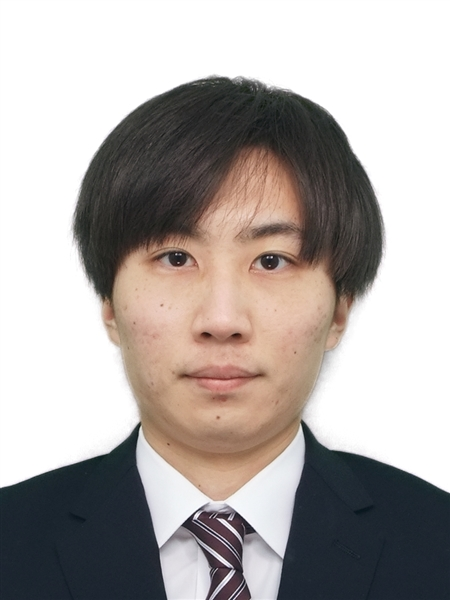
#> input picture images/idphoto.jpg, 450 x 600 px, found by its file name
$ python color_detect.py
#> lines starting #> are read from the running program, lines starting #| are printed output that depends on the picture; after the words box and inside, x2 and y2 are one past the last pixel; in counts of white or black regions, pixels touching at a corner belong together
# 2023/03/28
# 髪の毛を検出したい

#!/usr/bin/env python3

import cv2 as cv
import numpy as np

img = cv.imread("/home/ubuntu/ros_ren/images/idphoto.jpg")
#> img is the input picture: shape (600, 450, 3); mean B, G, R 165.4, 168.2, 174.5

hsv = cv.cvtColor(img, cv.COLOR_BGR2HSV)
#> hsv: shape (600, 450, 3); mean H, S, V 33.3, 36.4, 177.9


# 赤は２つ必要
frame_mask1 = cv.inRange(hsv, np.array([0, 64, 0]), np.array([30, 255, 255]))
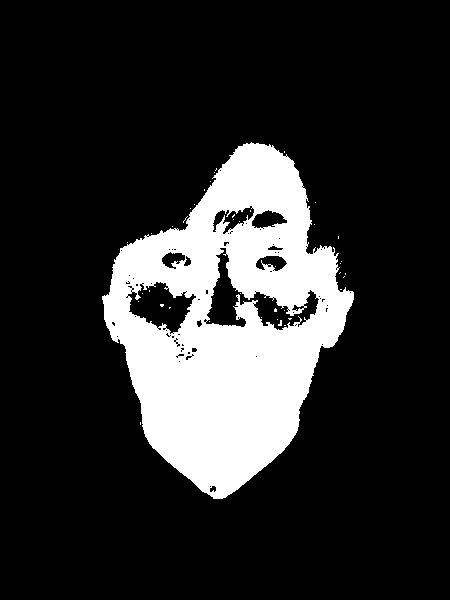
#> frame_mask1: shape (600, 450); 17.8% white; 41 white regions (40 under 20 px), largest, box (x1, y1, x2, y2) and area: (102, 142, 354, 499) 48069
frame_mask2 = cv.inRange(hsv, np.array([150, 64, 0]), np.array([180, 255, 255]))
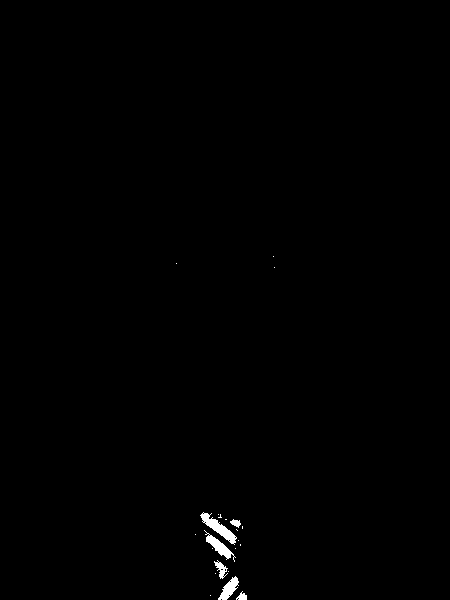
#> frame_mask2: shape (600, 450); 0.43% white; 22 white regions (16 under 20 px), largest, box (x1, y1, x2, y2) and area: (200, 512, 237, 545) 376, (204, 530, 236, 562) 279, (218, 576, 239, 600) 239, (214, 560, 228, 579) 115, (236, 591, 247, 600) 58, (230, 519, 241, 528) 57

# 緑
frame_mask3 = cv.inRange(hsv, np.array([30, 64, 0]), np.array([90, 255, 255]))
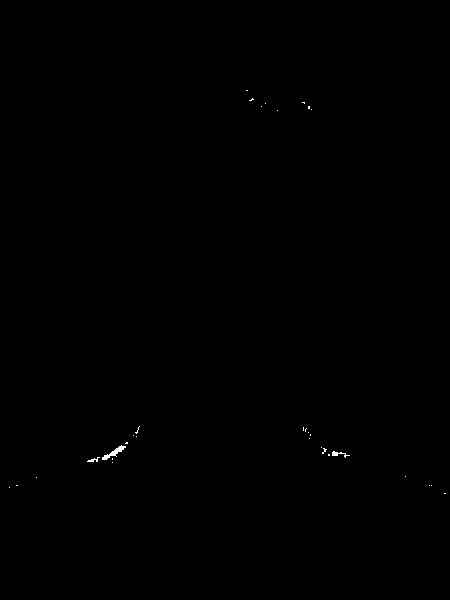
#> frame_mask3: shape (600, 450); 0.1% white; 32 white regions (29 under 20 px), largest, box (x1, y1, x2, y2) and area: (102, 445, 126, 460) 112, (332, 451, 350, 458) 46, (87, 457, 100, 462) 29

# 青
frame_mask4 = cv.inRange(hsv, np.array([90, 64, 0]), np.array([150, 255, 255]))
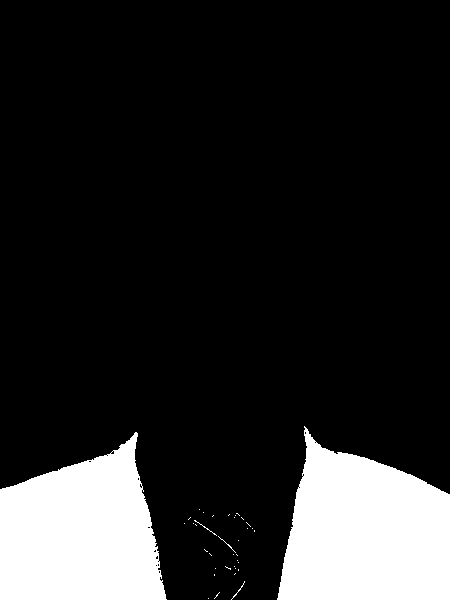
#> frame_mask4: shape (600, 450); 15.7% white; 37 white regions (32 under 20 px), largest, box (x1, y1, x2, y2) and area: (277, 426, 450, 600) 21764, (0, 432, 167, 600) 20460, (194, 520, 217, 536) 27, (231, 581, 245, 600) 25, (218, 536, 236, 553) 22

# 髪の毛の黒い部分を検出したい
frame_mask = frame_mask1 + frame_mask2 + frame_mask3 + frame_mask4
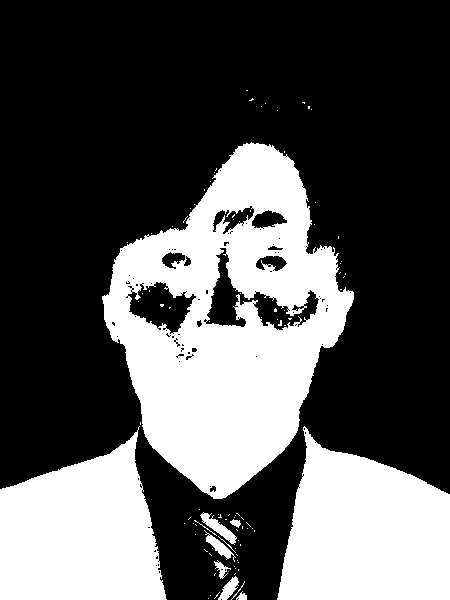
#> frame_mask: shape (600, 450); min 0, max 255, mean 86.7

# 論理演算で色検出
dst = cv.bitwise_and(img, img, mask = frame_mask)
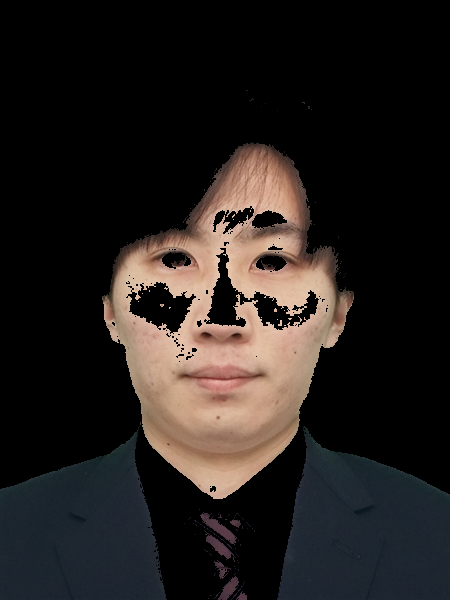
#> dst: shape (600, 450, 3); mean B, G, R 29.4, 31.9, 37.1

cv.imshow("img", dst)

if cv.waitKey(0) & 0xFF == ord('q') :
#> (key q is pressed here)
	cv.destroyAllWindows()
